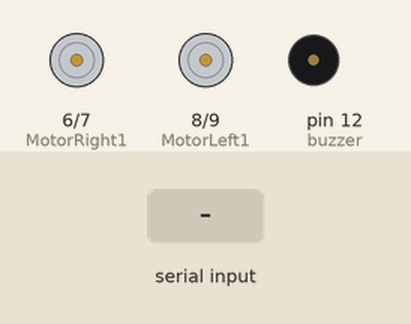
Simulated run of this sketch. Board: Arduino Uno, built with avr-gcc and run on an emulated ATmega328P. Shown: motor-driver pin pairs drawn as motors (green arrow = first pin HIGH = forward, orange = second pin HIGH = backward, longer = more drive, scaled by the enable pin), buzzer (waves = sounding). The test bench sets the inputs (shaded band).

Above: at 1.2 s.
1.3 s: "e" received over Serial
At 2.1 s:
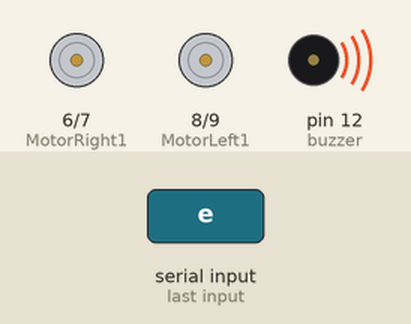
4.3 s: "a" received over Serial
At 6.5 s:
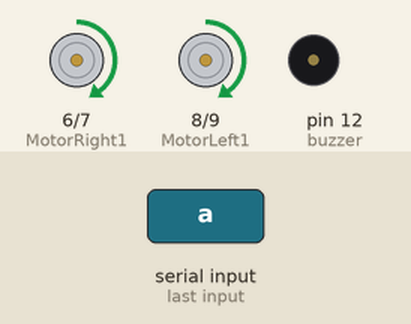
6.8 s: "b" received over Serial
At 7.8 s:
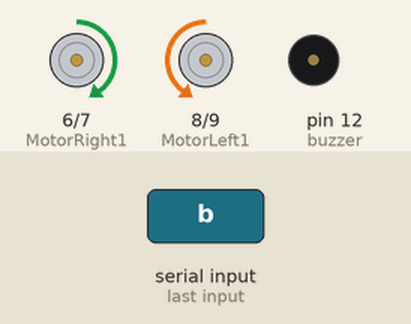
8.3 s: "c" received over Serial
At 9.0 s:
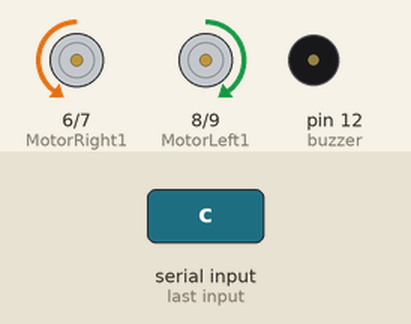
9.8 s: "d" received over Serial
At 10.1 s:
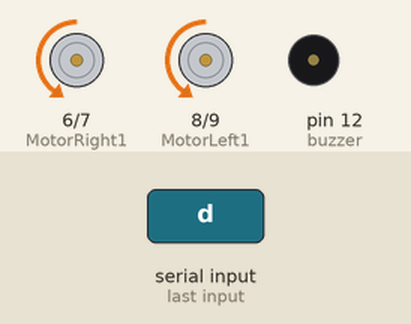
11.3 s: "f" received over Serial
At 12.5 s:
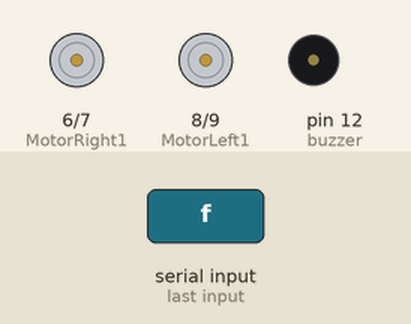
Timing chart, 0 to 13.8 s (numbered marks = the images above; inputs shaded):
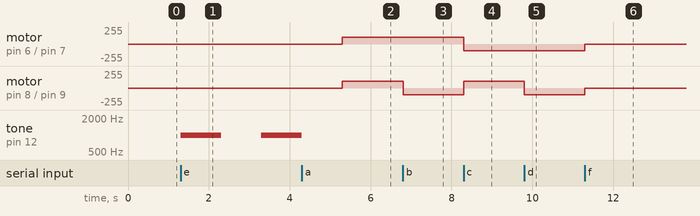

Measured:
- after the input at 1.3 s, tone on pin 12 (buzzer): silent → 1000 Hz at once, → silent 1.0 s later, → 1000 Hz 1.0 s later
- after the input at 4.3 s, motor on pin 6 (MotorRight1) / pin 7 (MotorRight2), motor on pin 8 (MotorLeft1) / pin 9 (MotorLeft2): stopped → forward 100/255 after 1.0 s; tone on pin 12 (buzzer): goes on until 4.3 s, then stays silent
- after the input at 6.8 s, motor on pin 8 (MotorLeft1) / pin 9 (MotorLeft2): forward 100/255 → backward 100/255 at once
- after the input at 8.3 s, motor on pin 6 (MotorRight1) / pin 7 (MotorRight2): forward 100/255 → backward 100/255 at once; motor on pin 8 (MotorLeft1) / pin 9 (MotorLeft2): backward 100/255 → forward 100/255 at once
- after the input at 9.8 s, motor on pin 8 (MotorLeft1) / pin 9 (MotorLeft2): forward 100/255 → backward 100/255 at once
- after the input at 11.3 s, motor on pin 6 (MotorRight1) / pin 7 (MotorRight2), motor on pin 8 (MotorLeft1) / pin 9 (MotorLeft2): backward 100/255 → stopped at once

The sketch:

bluetooh-def.ino
```cpp
#include <Servo.h>

//Definimos las velocidades

int iSpeed = 100; // Velocidad hacia delante y atras

int gSpeed = 100; // Velocidad de giro

//Definimos los pines

const int LedPin=13;

const int MotorRight1 = 6;

const int MotorRight2 = 7;

const int MotorRightPWM = 10;

const int MotorLeft1 = 8;

const int MotorLeft2 = 9;

const int MotorLeftPWM = 5;

const int buzzer = 12;

int estado = 'f';         // Estado inicial al conectar al Bluetooth


// Declaramos de los pines
void setup()  {

Serial.begin(9600);

pinMode(MotorRight1, OUTPUT);

pinMode(MotorRight2, OUTPUT);

pinMode(MotorLeft1, OUTPUT);

pinMode(MotorLeft2, OUTPUT);

pinMode(MotorRightPWM, OUTPUT);

pinMode(MotorLeftPWM, OUTPUT);

pinMode(buzzer, OUTPUT);
}

//Intrucciones para los botones
void loop()  {

  if(Serial.available()>0){        // Conexión Bluetooth

    estado = Serial.read();

  }

  if(estado=='a'){           // Boton recto
    advance();

  }


  if(estado=='b'){          // Boton izqueirda

    turnL();

     }

  if(estado=='c'){          // Boton derecha

    turnR();

    }

  if(estado=='d'){          // Boton atras

    back();

  }

  if (estado =='e'){        //Boton buzzer

    tone(buzzer, 1000);
    delay(1000);
    noTone(buzzer);
    delay(1000);

}

  if (estado =='f'){      //Boton STOP

  stopp();

  }
}

//Funcion de botones y velocidad
  void advance() {

  // avanzar

  digitalWrite(MotorRight1, HIGH);

  digitalWrite(MotorRight2, LOW);

  digitalWrite(MotorLeft1, HIGH);

  digitalWrite(MotorLeft2, LOW);

  analogWrite(MotorRightPWM, iSpeed);

  analogWrite(MotorLeftPWM, iSpeed);

}

void turnL() {

  // Giro a la izquierda con ambas ruedas

  digitalWrite(MotorRight1, HIGH);

  digitalWrite(MotorRight2, LOW);

  digitalWrite(MotorLeft1, LOW);

  digitalWrite(MotorLeft2, HIGH);

  analogWrite(MotorRightPWM, gSpeed);

  analogWrite(MotorLeftPWM, gSpeed);

}


  void turnR() {

  // Giro a la derecha con ambas ruedas

  digitalWrite(MotorRight1, LOW);

  digitalWrite(MotorRight2, HIGH);

  digitalWrite(MotorLeft1, HIGH);

  digitalWrite(MotorLeft2, LOW);

  analogWrite(MotorRightPWM, gSpeed);

  analogWrite(MotorLeftPWM, gSpeed);

}


  void stopp() {

  // Detenerse

  digitalWrite(MotorRight1, LOW);

  digitalWrite(MotorRight2, LOW);

  digitalWrite(MotorLeft1, LOW);

  digitalWrite(MotorLeft2, LOW);

  analogWrite(MotorRightPWM, iSpeed);

  analogWrite(MotorLeftPWM, iSpeed);

}

void back() {

  // Retrocede

  digitalWrite(MotorRight1, LOW);

  digitalWrite(MotorRight2, HIGH);

  digitalWrite(MotorLeft1, LOW);

  digitalWrite(MotorLeft2, HIGH);

  analogWrite(MotorRightPWM, iSpeed);

  analogWrite(MotorLeftPWM, iSpeed);
}
```
